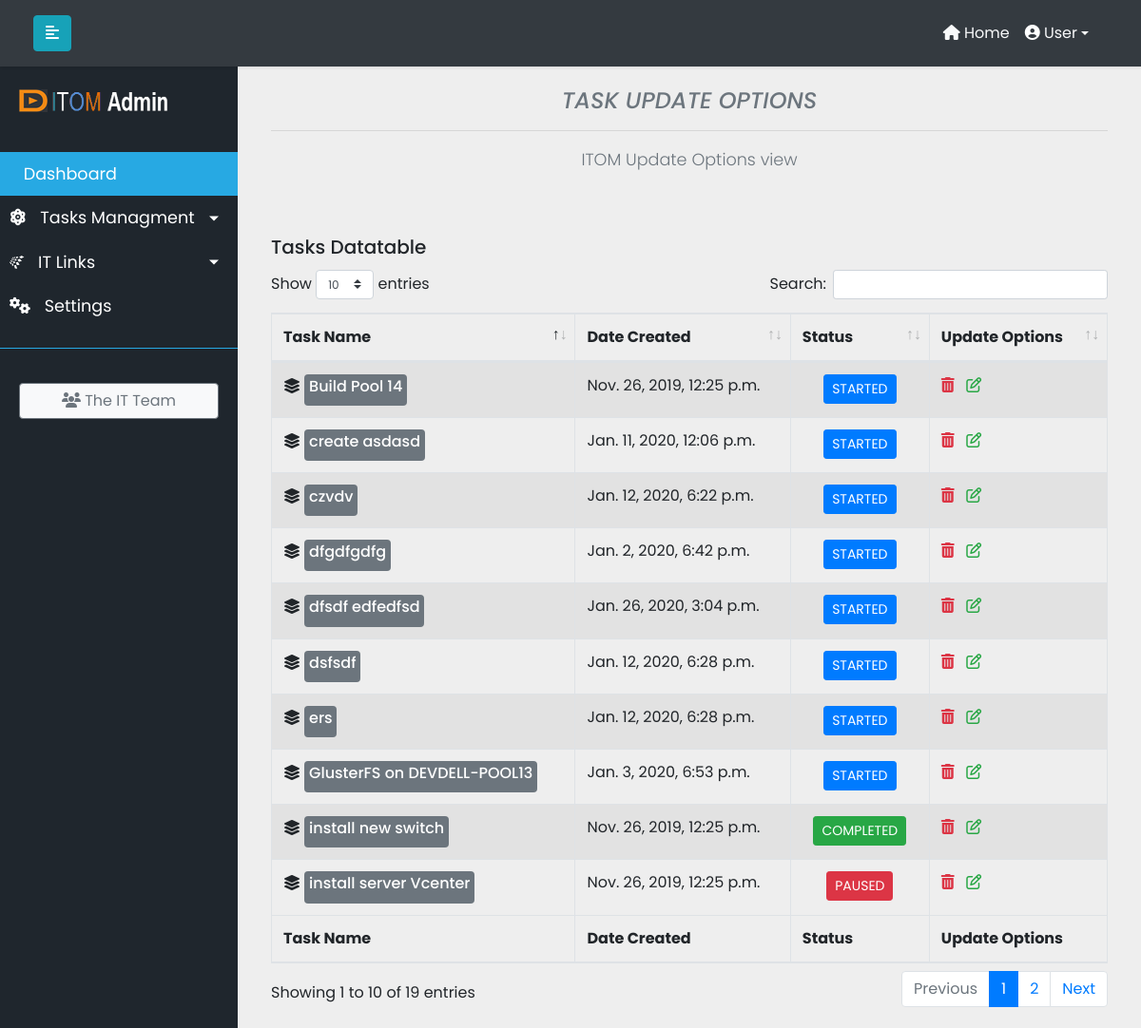
The app's page /update_task/ with its own data.
### ittasks/models.py (models this page shows, shortened)
class MainTask(models.Model):
    task_title = models.CharField(max_length=200)
    global_task_info = models.TextField(max_length=500,default=None)
    complete = models.BooleanField(default=False)
    overall_precent_complete = models.PositiveIntegerField(default=0)
    created_at = models.DateTimeField(default=datetime.datetime.now())
    updated_at = models.DateTimeField(default=datetime.datetime.now())
    due_date = models.DateTimeField(default=datetime.datetime.now())
    task_location = models.CharField(max_length=400, blank=True, null=True)
    global_task_assign = models.ForeignKey(UserProfile, on_delete=models.CASCADE, related_name="global_task_assign",default=1)
    TASK_STATUS_CHOICES = [
    ('ST', 'STARTED'),
    ('NS', 'NOT STARTED'),
    ('IP', 'IN PROGRESS'),
    ('PA', 'PAUSED'),
    ('CO', 'COMPLETED'),
    ]
    task_status = models.CharField(max_length=2,choices=TASK_STATUS_CHOICES,default='NOT STARTED')

### ittasks/views.py (the view)
# urls.py: path("update_task/", UpdateListTaskView.as_view(), name="update_task"),
class UpdateListTaskView(TemplateView):
    template_name = "update_task.html"
    def get_context_data(self, **kwargs):
            context = super(UpdateListTaskView, self).get_context_data(**kwargs)
            context['cur_tasks'] = MainTask.objects.filter(complete=False)
            return context

### ittasks/templates/update_task.html (shortened to what this page needs)
{% extends 'base.html' %}
{% load static from static %}
<{% block content %}
<link href="{% static 'css/dataTables.bootstrap4.min.css' %}" rel="stylesheet">
<section class="tasks-view">
	<div class="container-fluid" id="myGroup">
	  <div class="row">
		<div class="col text-center py-5">
		  <h4 class="text-secondary text-uppercase font-italic common-title">Task Update Options</h4>
		  <hr>
		  <p class="text-muted">ITOM Update Options view</p>
		</div>
	  </div>
				<h5 class="card-title">Tasks Datatable</h5>
		{% if cur_tasks %}
				<div class="table-responsive">
					<table id="zero_config" class="table table-striped table-bordered table-hover">
						<thead>
							<tr>
								<th>Task Name</th>
								<th>Date Created</th>
								<th>Status</th>
								<th>Update Options</th>
							</tr>
						</thead>
						<tbody>
						 {% for tsobj in cur_tasks %}
							<tr>
								<td><i class="fas fa-layer-group fa-1x"></i> <span class="badge badge-secondary"><a href="#"><h6>{{tsobj.task_title}}</h6></a></span></td>
								<td>{{tsobj.created_at}}</td>
								{% if tsobj.get_task_status_display == 'STARTED' or tsobj.get_task_status_display == 'IN PROGRESS' %}
								 <td class="text-center"><button type="button" class="btn btn-primary btn-sm text-white">{{tsobj.get_task_status_display}}</button></td>
								{% elif tsobj.get_task_status_display == 'NOT STARTED' %}
								  <td class="text-center"><button type="button" class="btn btn-warning btn-sm text-white">{{tsobj.get_task_status_display}}</button></td>
								{% elif tsobj.get_task_status_display == 'PAUSED' %}
								  <td class="text-center"><button type="button" class="btn btn-danger btn-sm text-white">{{tsobj.get_task_status_display}}</button></td>
								{% elif tsobj.get_task_status_display == 'COMPLETED' %}
								  <td class="text-center"><button type="button" class="btn btn-success btn-sm text-white">{{tsobj.get_task_status_display}}</button></td>
								{% endif %}
								<td><a href="http://"><span data-toggle="tooltip" data-placement="top" title="" data-original-title="Delete {{tsobj.task_title}}"><i class="fas fa-trash-alt fa-1x text-danger"></i></span></a>    <a href="{% url 'taskid_update' tsobj.pk %}">  <span class="ml-2" data-toggle="tooltip" data-placement="top" title="" data-original-title="Update {{tsobj.task_title}}" ><i class="far fa-edit fa-1x text-success"></i></span></a></td>
							</tr>
						   {% endfor %}
						</tbody>
						<tfoot>
							<tr>
								<th>Task Name</th>
								<th>Date Created</th>
								<th>Status</th>
								<th>Update Options</th>
							</tr>
						</tfoot>
					</table>
				</div>
		{% endif %}
			</div>
		</div>
{% endblock content %}

### static/css/base.css (style rules this page uses)
body { font-family: 'Poppins', sans-serif; background: #eeeeee; }
p { font-family: 'Poppins', sans-serif; font-size: 1.1em; font-weight: 300; line-height: 1.7em; color: #999; }
a, a:hover, a:focus { color: inherit; text-decoration: none; transition: all 0.3s; }
i, span { display: inline-block; }

### records on screen
MainTask: task_title "install new switch", created_at "Nov. 26, 2019, 12:25 p.m.", task_status "COMPLETED"
MainTask: task_title "Build Pool 14", created_at "Nov. 26, 2019, 12:25 p.m.", task_status "STARTED"
MainTask: task_title "install server Vcenter", created_at "Nov. 26, 2019, 12:25 p.m.", task_status "PAUSED"
MainTask: task_title "dfgdfgdfg", created_at "Jan. 2, 2020, 6:42 p.m.", task_status "STARTED"
MainTask: task_title "GlusterFS on DEVDELL-POOL13", created_at "Jan. 3, 2020, 6:53 p.m.", task_status "STARTED"
MainTask: task_title "create asdasd", created_at "Jan. 11, 2020, 12:06 p.m.", task_status "STARTED"
MainTask: task_title "czvdv", created_at "Jan. 12, 2020, 6:22 p.m.", task_status "STARTED"
MainTask: task_title "ers", created_at "Jan. 12, 2020, 6:28 p.m.", task_status "STARTED"
MainTask: task_title "dsfsdf", created_at "Jan. 12, 2020, 6:28 p.m.", task_status "STARTED"
MainTask: task_title "dfsdf edfedfsd", created_at "Jan. 26, 2020, 3:04 p.m.", task_status "STARTED"
